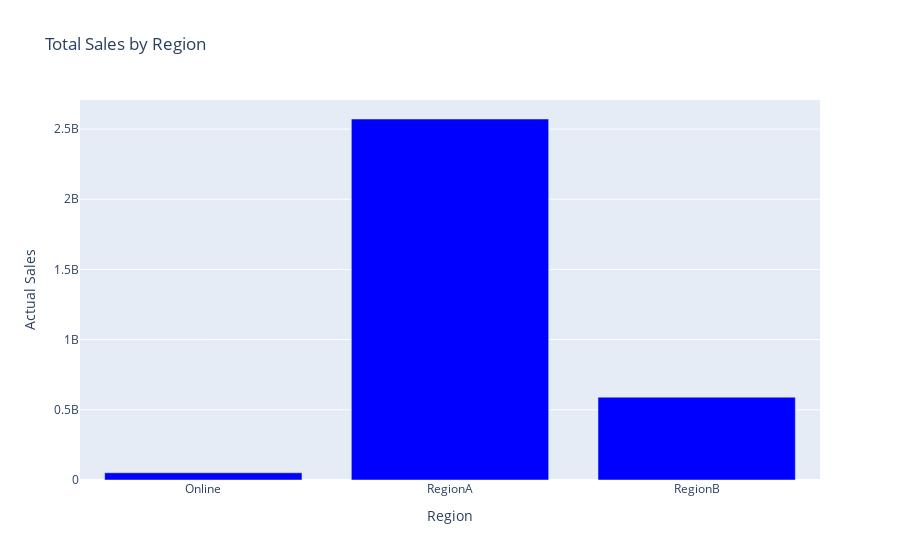

Notebook code cell kept with this figure:
### Markdown cell above
We try now to create a dynamic chart to allow the user to analyze a deeper spectrum of dimensions in the data.

### Code cell
import plotly.graph_objs as go
from plotly.subplots import make_subplots

region_sales = total_products.groupby('Region_Lvl1')['ActualSales'].sum()

fig = make_subplots(rows=1, cols=1)

trace = go.Bar(
    x=region_sales.index,
    y=region_sales.values,
    name='Actual Sales',
    marker=dict(color='blue')
)

fig.add_trace(trace, row=1, col=1)

fig.update_layout(
    title='Total Sales by Region',
    xaxis_title='Region',
    yaxis_title='Actual Sales'
)

fig.show()

### Figure 1 — Plotly figure (JSON) as saved in the notebook; plotly's stock layout.template omitted (floating-point values rounded to 4 significant figures)
{"data": [{"marker": {"color": "blue"}, "name": "Actual Sales", "type": "bar", "x": ["Online", "RegionA", "RegionB"], "xaxis": "x", "y": [51600000.0, 2572000000.0, 590200000.0], "yaxis": "y"}], "layout": {"title": {"text": "Total Sales by Region"}, "xaxis": {"anchor": "y", "domain": [0, 1], "title": {"text": "Region"}}, "yaxis": {"anchor": "x", "domain": [0, 1], "title": {"text": "Actual Sales"}}}}
